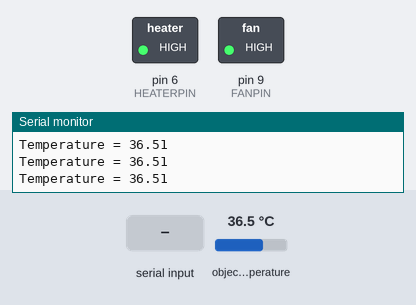
The sketch below on a simulated Arduino Uno, built with avr-gcc and run on an emulated ATmega328P. On the bench: switched loads named in the sketch (green lamp = pin HIGH), the last lines printed to the serial monitor. Inputs (shaded band) come from the test bench; at power-on: object temperature 36.5 °C.

Above: at 1.3 s.
1.4 s: object temperature set to 44 °C
At 2.3 s:
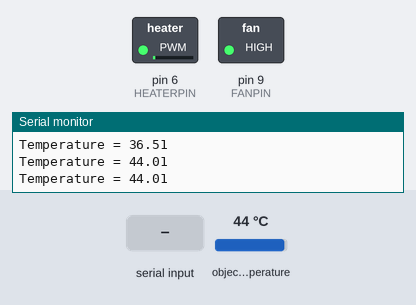
3.5 s: "90,45\n" received over Serial
At 4.7 s:
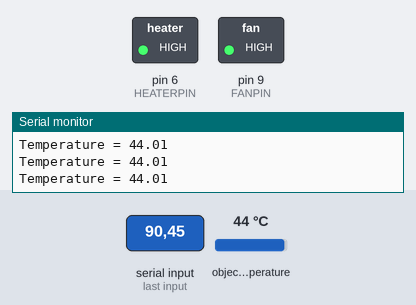
5.0 s: "30,150\n" received over Serial
At 6.2 s:
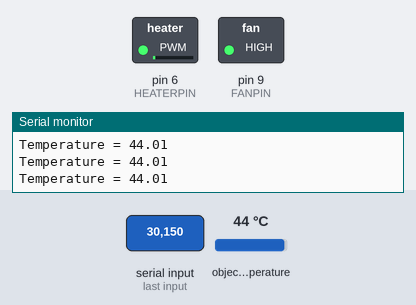
6.5 s: "90\n" received over Serial
At 7.5 s:
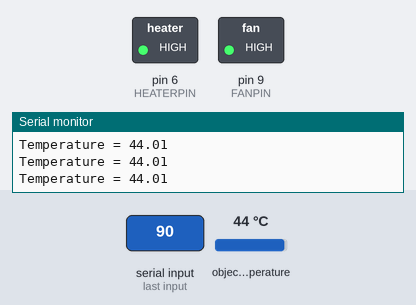
Timing chart, 0 to 9.0 s (numbered marks = the images above; inputs shaded):
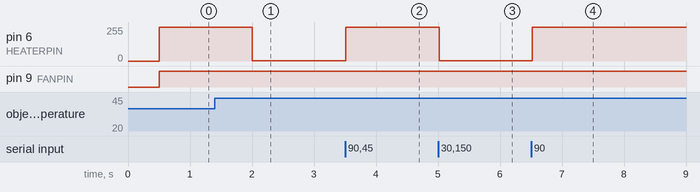

Measured:
- after the input at 1.4 s, pin 6 (HEATERPIN): 255/255 → 1/255 after 0.61 s
- after the input at 3.5 s, pin 6 (HEATERPIN): 1/255 → 255/255 at once
- after the input at 5.0 s, pin 6 (HEATERPIN): 255/255 → 1/255 at once
- after the input at 6.5 s, pin 6 (HEATERPIN): 1/255 → 255/255 at once

The sketch:

sketch_PID_Pad_Fans.ino
```cpp
#include <Adafruit_MLX90614.h>
Adafruit_MLX90614 mlx = Adafruit_MLX90614();

#define HEATERPIN 6     // Heating Pad Pin
#define FANPIN 9        // Fan Pin

// PID Parameters
double setPoint_temp = 40;
#define Kp_temp      8
#define Ki_temp      0
#define Kd_temp      90

#define i_error_max_temp  4
#define d_error_max_temp  4
int PID_Output_max_temp = (5 * Kp_temp + i_error_max_temp * Ki_temp + 5 * Kd_temp)*100;

// Variables
double err_temp, cur_temp, int_error_temp,current_time, elapsed_time, previous_time=0, deriv_error_temp, previous_error_temp, RA_deriv_error_temp, PID_output_temp, heaterPWM;
double P_temp, I_temp, D_temp;

void setup(){
  // Serial Monitor
  Serial.begin(115200);
  while (!Serial);

  // Setup infrared sensor
  mlx.begin();

  // Setup heating pad and fans
  pinMode(HEATERPIN,OUTPUT);
  pinMode(FANPIN,OUTPUT);
}

void loop(){
  Serial.print("Temperature = ");
  cur_temp = mlx.readObjectTempC();
  Serial.println(cur_temp);
  delay(500);

  // PID Loop
  current_time = millis()*1000;
  elapsed_time = current_time - previous_time;
  previous_time = current_time;

  // Input set point
  if (Serial.available()) {
    String setPoint = Serial.readStringUntil('\n');
    setPoint_temp = setPoint.toFloat();
  }
  // error calculation
  err_temp = setPoint_temp - cur_temp;

  // PID errors caculation
  int_error_temp = int_error_temp + err_temp * elapsed_time;
  deriv_error_temp = (err_temp - previous_error_temp) / elapsed_time;
  previous_error_temp = err_temp;

  // Derivative Term Max/Min Checking
  if (abs(deriv_error_temp) > d_error_max_temp)
  {
    if (deriv_error_temp > 0)
      deriv_error_temp = d_error_max_temp;
    else
      deriv_error_temp = -d_error_max_temp;
  }

  // Output Assembly
  P_temp = Kp_temp * err_temp;
  I_temp = Ki_temp * int_error_temp;
  D_temp = Kd_temp * deriv_error_temp;
  PID_output_temp = P_temp + I_temp + D_temp;

  // Output Min/Max Checking
  if (abs(PID_output_temp) > PID_Output_max_temp)
  {
    if (PID_output_temp > 0)
      PID_output_temp = PID_Output_max_temp;
    else
      PID_output_temp = -PID_Output_max_temp;
  }

  // Control heating pad and fans
    heaterPWM = map(PID_output_temp,-PID_Output_max_temp,PID_Output_max_temp,1,255);
    analogWrite(HEATERPIN,heaterPWM);
    analogWrite(FANPIN,255);
}
```
